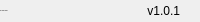
              <widget class="QFrame" name="bottomBar">
               <property name="minimumSize">
                <size>
                 <width>0</width>
                 <height>22</height>
                </size>
               </property>
               <property name="maximumSize">
                <size>
                 <width>16777215</width>
                 <height>22</height>
                </size>
               </property>
               <property name="frameShape">
                <enum>QFrame::NoFrame</enum>
               </property>
               <property name="frameShadow">
                <enum>QFrame::Raised</enum>
               </property>
               <layout class="QHBoxLayout" name="horizontalLayout_5">
                <property name="spacing">
                 <number>0</number>
                </property>
                <property name="leftMargin">
                 <number>0</number>
                </property>
                <property name="topMargin">
                 <number>0</number>
                </property>
                <property name="rightMargin">
                 <number>0</number>
                </property>
                <property name="bottomMargin">
                 <number>0</number>
                </property>
                <item>
                 <widget class="QLabel" name="creditsLabel">
                  <property name="maximumSize">
                   <size>
                    <width>16777215</width>
                    <height>16</height>
                   </size>
                  </property>
                  <property name="font">
                   <font>
                    <family>Segoe UI</family>
                    <pointsize>-1</pointsize>
                    <weight>50</weight>
                    <italic>false</italic>
                    <bold>false</bold>
                   </font>
                  </property>
                  <property name="text">
                   <string>By: Sandro Bispo</string>
                  </property>
                  <property name="alignment">
                   <set>Qt::AlignLeading|Qt::AlignLeft|Qt::AlignVCenter</set>
                  </property>
                 </widget>
                </item>
                <item>
                 <widget class="QLabel" name="version">
                  <property name="text">
                   <string>v1.0.1</string>
                  </property>
                  <property name="alignment">
                   <set>Qt::AlignRight|Qt::AlignTrailing|Qt::AlignVCenter</set>
                  </property>
                 </widget>
                </item>
                <item>
                 <widget class="QFrame" name="frame_size_grip">
                  <property name="minimumSize">
                   <size>
                    <width>20</width>
                    <height>0</height>
                   </size>
                  </property>
                  <property name="maximumSize">
                   <size>
                    <width>20</width>
                    <height>16777215</height>
                   </size>
                  </property>
                  <property name="frameShape">
                   <enum>QFrame::NoFrame</enum>
                  </property>
                  <property name="frameShadow">
                   <enum>QFrame::Raised</enum>
                  </property>
                 </widget>
                </item>
               </layout>
              </widget>
